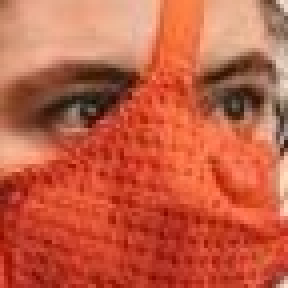
#> input picture project/reco/Dataset_faces/Con_mascarilla/image105.jpg, 72 x 72 px, found by its file name (shown 4 times larger); its folder holds only this picture in this run
$ python train.py
#> lines starting #> are read from the running program, lines starting #| are printed output that depends on the picture
import cv2
import os
import numpy as np

dataPath = "E:/reco/Dataset_faces"
dir_list = os.listdir(dataPath)
print("Lista archivos:", dir_list)

labels = []
facesData = []
label = 0

for name_dir in dir_list:
     dir_path = dataPath + "/" + name_dir

     for file_name in os.listdir(dir_path):
          image_path = dir_path + "/" + file_name
          print(image_path)
          image = cv2.imread(image_path, 0)
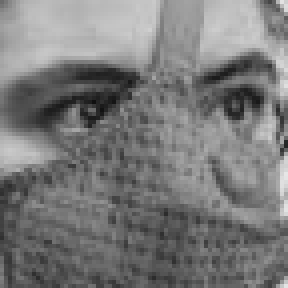
#> image: shape (72, 72) (shown 4 times larger); min 16, max 230, mean 121.8
          #cv2.imshow("Image", image)
          #cv2.waitKey(10)

          facesData.append(image)
          labels.append(label)
     label += 1
#> pass 2 of the loop `for name_dir in dir_list:`:
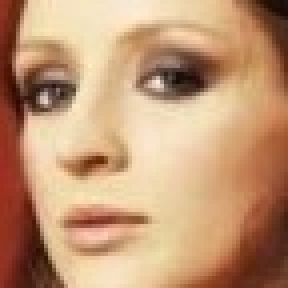
#> input picture project/reco/Dataset_faces/Sin_mascarilla/image1.jpg, 72 x 72 px, found by its file name (shown 4 times larger)
#> `image = cv2.imread(image_path, 0)`:
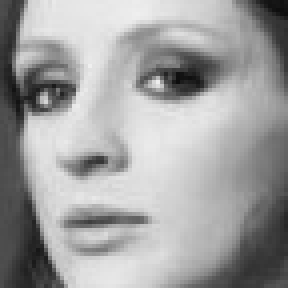
#> image: shape (72, 72) (shown 4 times larger); min 13, max 239, mean 160.2

print("Etiqueta 0: ", np.count_nonzero(np.array(labels) == 0))
print("Etiqueta 1: ", np.count_nonzero(np.array(labels) == 1))

# LBPH FaceRecognizer
face_mask = cv2.face.LBPHFaceRecognizer_create()

# Entrenamiento
print("Entrenando...")
face_mask.train(facesData, np.array(labels))

# Almacenar modelo
face_mask.write("face_mask_model.xml")
print("Modelo almacenado")
